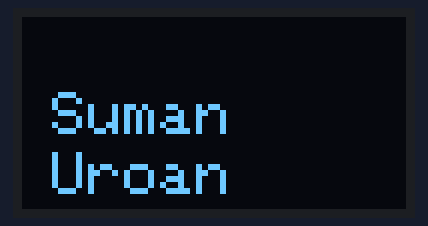
A sketch run on a simulated Arduino Uno, built with avr-gcc and run on an emulated ATmega328P. Parts: 128×64 one-colour display.

Above: at 0.1 s.

The sketch:

1OLED.ino
```cpp
#include <Wire.h>
#include <Adafruit_GFX.h>
#include <Adafruit_SSD1306.h>

#define SCREEN_WIDTH 128
#define SCREEN_HEIGHT 64
#define OLED_RESET     -1 // Reset pin # (or -1 if sharing Arduino reset pin)
#define SCREEN_ADDRESS 0x3C // See datasheet for 0x3D; usually it's 0x3C

Adafruit_SSD1306 display(SCREEN_WIDTH, SCREEN_HEIGHT, &Wire, OLED_RESET);

void setup() {
  Serial.begin(9600);

  // SSD1306_SWITCHCAPVCC = generate display voltage from 3.3V internally
  if(!display.begin(SSD1306_SWITCHCAPVCC, SCREEN_ADDRESS)) {
    Serial.println(F("SSD1306 allocation failed"));
    for(;;); // Don't proceed, loop forever
  }

  // Clear the buffer
  display.clearDisplay();

  // Set text color to white
  display.setTextColor(WHITE);

  // Display "Suman Uroan"
  display.setTextSize(2);        // Draw 2X-scale text
  display.setCursor(10, 25);   // Start at (10, 25)
  display.println(F("Suman"));

  display.setCursor(10, 45);   // Move down for the last name
  display.println(F("Uroan"));

  display.display(); // Actually show the text on the screen
}

void loop() {
  // Nothing to do in loop
}
```
